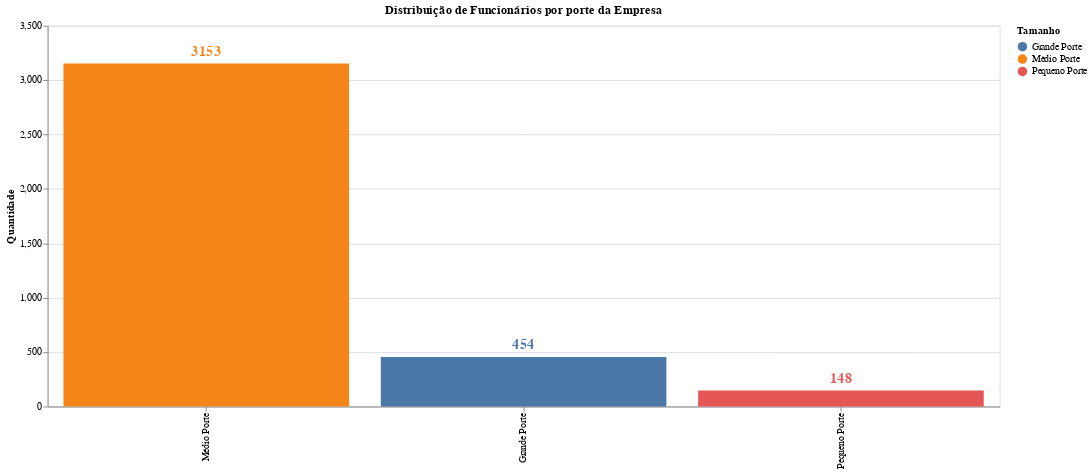

This figure's notebook cell:
### Markdown cell above
## Distribuição por tamanho das empresas

* S = Empresas de pequeno porte

* M = Empresas de médio porte

* L = Empresas de grande porte

### Code cell
# Definindo os grupos de empresas
grupos = df['Tamanho_Empresa'].value_counts().reset_index().rename(
    columns={
        'index': 'Tamanho',
        'Tamanho_Empresa': 'Qtd',
    }
)
grupos['Tamanho'] = grupos['Tamanho'].replace({
    'S': 'Pequeno Porte',
    'M': 'Médio Porte',
    'L': 'Grande Porte',
})
print(grupos.head(3))

# Criação do gráfico com Plotly Express
fig = alt.Chart(grupos).mark_bar().encode(
    x = alt.X(
        'Tamanho:N',
        title=None,
        sort=alt.EncodingSortField(
            field="Qtd",
            op='sum',
            order='descending',
        )
    ),
    y = alt.Y(
        'Qtd:Q',
        title='Quantidade'
    ),
    color = 'Tamanho:N',
).properties(
# Definições do gráfico
    title="Distribuição de Funcionários por porte da Empresa",
    # Largura (w) e altura (h) em pixels
    width=1000,
    height=400,
)

# Definições do gráfico
text = fig.mark_text(
    align='center',
    baseline='bottom',
    fontSize=15,
    fontWeight='bold',
    dy=-5,
).encode(
    text="Qtd:Q"
)
# Mostrando o gráfico
fig + text

### Figure 1 — Vega-Lite specification as saved in the notebook (floating-point values rounded to 4 significant figures)
{"config": {"view": {"continuousWidth": 400, "continuousHeight": 300}}, "layer": [{"mark": "bar", "encoding": {"color": {"field": "Tamanho", "type": "nominal"}, "x": {"field": "Tamanho", "sort": {"field": "Qtd", "op": "sum", "order": "descending"}, "title": null, "type": "nominal"}, "y": {"field": "Qtd", "title": "Quantidade", "type": "quantitative"}}, "height": 400, "title": "Distribuição de Funcionários por porte da Empresa", "width": 1000}, {"mark": {"type": "text", "align": "center", "baseline": "bottom", "dy": -5, "fontSize": 15, "fontWeight": "bold"}, "encoding": {"color": {"field": "Tamanho", "type": "nominal"}, "text": {"field": "Qtd", "type": "quantitative"}, "x": {"field": "Tamanho", "sort": {"field": "Qtd", "op": "sum", "order": "descending"}, "title": null, "type": "nominal"}, "y": {"field": "Qtd", "title": "Quantidade", "type": "quantitative"}}, "height": 400, "title": "Distribuição de Funcionários por porte da Empresa", "width": 1000}], "data": {"name": "data-a676bd28c170d323c03dc790dd6e1eb3"}, "$schema": "https://vega.github.io/schema/vega-lite/v4.17.0.json", "datasets": {"data-a676bd28c170d323c03dc790dd6e1eb3": [{"Tamanho": "Médio Porte", "Qtd": 3153}, {"Tamanho": "Grande Porte", "Qtd": 454}, {"Tamanho": "Pequeno Porte", "Qtd": 148}]}}
